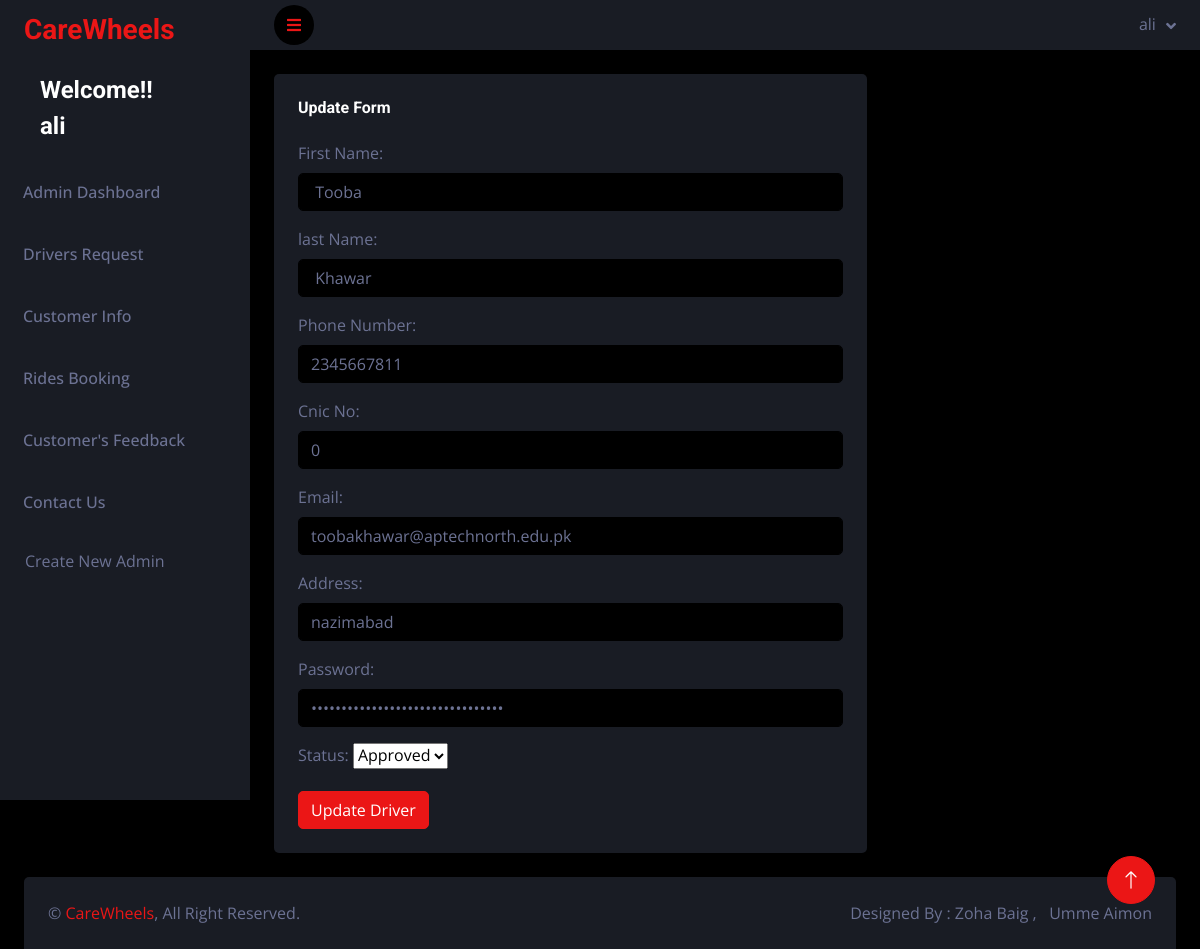
Page /admin/driver_update.php?id=27 (signed in) on the earlier database version.
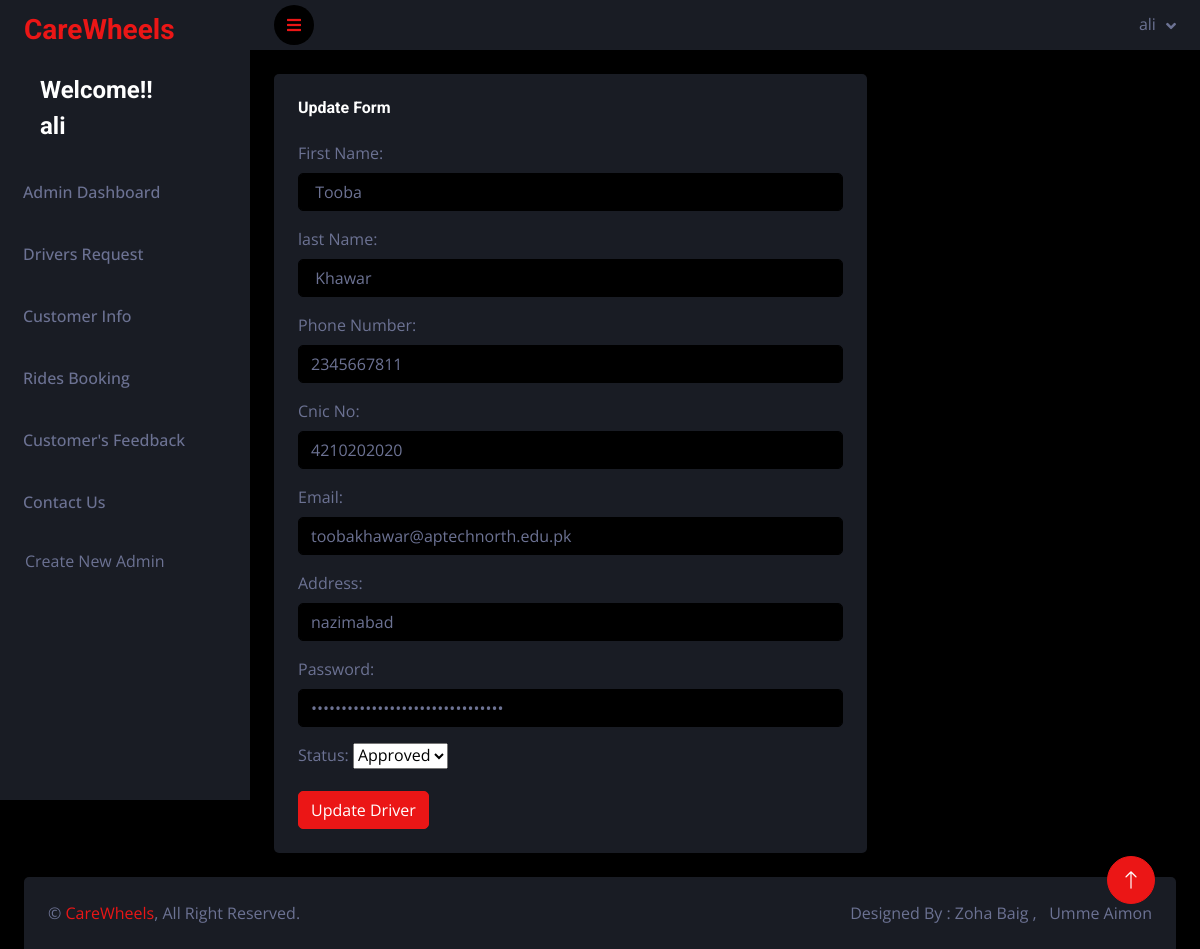
Same page on the later database version.
### tables this page shows
CREATE TABLE `drivers` (
  `d_id` int(11) NOT NULL,
  `d_fname` varchar(55) NOT NULL,
  `d_lname` varchar(55) NOT NULL,
  `d_phone` bigint(11) NOT NULL,
  `CNIC` bigint(13) NOT NULL,
  `d_email` varchar(55) NOT NULL,
  `d_address` varchar(55) NOT NULL,
  `d_password` varchar(55) NOT NULL,
  `d_status` varchar(55) DEFAULT NULL
);

### admin/driver_update.php (the view, shortened to what this page needs)
<?php
require("connect.php");
if($_SESSION["a_email"]){
?>
<!DOCTYPE html>
<html lang="en">
<head>
    <link href="https://cdnjs.cloudflare.com/ajax/libs/font-awesome/5.10.0/css/all.min.css" rel="stylesheet">
    <link href="https://cdn.jsdelivr.net/npm/bootstrap-icons@1.4.1/font/bootstrap-icons.css" rel="stylesheet">
    <link href="lib/owlcarousel/assets/owl.carousel.min.css" rel="stylesheet">
    <link href="lib/tempusdominus/css/tempusdominus-bootstrap-4.min.css" rel="stylesheet" />
    <link href="css/bootstrap.min.css" rel="stylesheet">
    <link href="css/style.css" rel="stylesheet">
</head>
<body>
<div class="page-wrapper">
<?php
include("sidebar.php");
?>
<?php
$id = $_GET['id'];
$Dquery = "SELECT * FROM `drivers` WHERE `d_id` = '$id'";
$Dresult = mysqli_query($conn , $Dquery);
$row = mysqli_fetch_row($Dresult);
?>
<div class="container-fluid pt-4 px-4">
                <div class="row">
<div class="col-lg-12 col-xl-8">
                        <div class="bg-secondary rounded h-100 p-4">
                            <h6 class="mb-4">Update Form</h6>
                            <form method="POST" action="">
                                <div class="mb-3">
                                    <label for="" class="form-label">First Name:</label>
                                    <input type="text" class="form-control" name="d_fname" value="<?php echo $row['1'];?>" id="">
                                </div>
                                <div class="mb-3">
                                    <label for="" class="form-label">last Name:</label>
                                    <input type="text" class="form-control" name="d_lname" value="<?php echo $row['2'];?>" id="">
                                </div>
                                <div class="mb-3">
                                    <label for="" class="form-label">Phone Number:</label>
                                    <input type="number" class="form-control" name="d_phone" value="<?php echo $row['3'];?>" id="">
                                </div>
                                <div class="mb-3">
                                    <label for="" class="form-label">Cnic No:</label>
                                    <input type="number" class="form-control" name="cnic" value="<?php echo $row['4'];?>" id="">
                                </div>
                                <div class="mb-3">
                                    <label for="" class="form-label">Email:</label>
                                    <input type="email" class="form-control" name="d_email" value="<?php echo $row['5'];?>" id="">
                                </div>
                                <div class="mb-3">
                                    <label for="" class="form-label">Address:</label>
                                    <input type="text" class="form-control" name="d_address" value="<?php echo $row['6'];?>" id="">
                                </div>
                                <div class="mb-3">
                                    <label for="" class="form-label">Password:</label>
                                    <input type="password" class="form-control" name="d_password" value="<?php echo $row['7'];?>" id="">
                                </div>
                                <div class="mb-3">
                                    <label for="" class="form-label">Status:</label>
                                    <select name="d_status" value="<?php echo $row['8'];?>" id="">
                                     <option value="Approved">Approved</option>
                                    </select>
                                </div>
                                <button type="submit" name="update" class="btn btn-primary">Update Driver</button>
                            </form>
                        </div>
                    </div>
                    </div>
                    </div>
</div>
        <a href="#" class="btn btn-lg btn-primary btn-lg-square back-to-top"><i class="bi bi-arrow-up"></i></a>
    <?php
include('footer.php');
?>
</body>
</html>
<?php
}
else{
    header("location:signin.php");
}
?>

Differences in the rows shown:
changed drivers "Tooba": cnic "0" → "4210202020"
